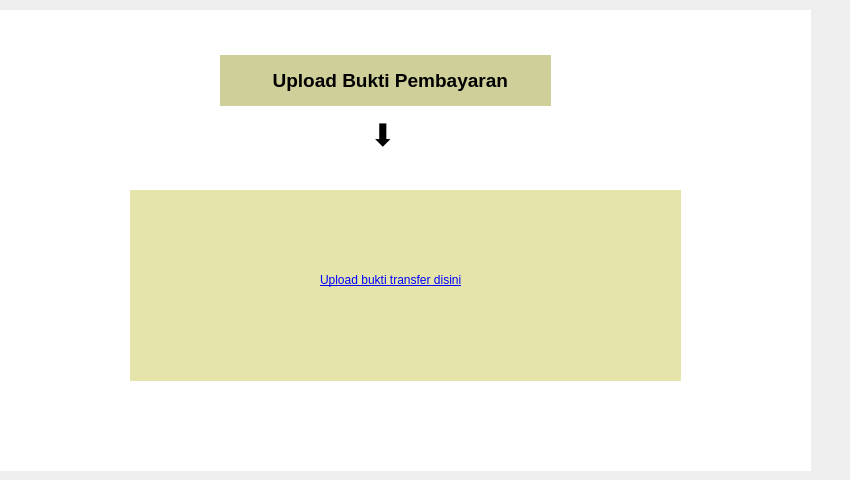
     <widget class="QWidget" name="tab">
      <attribute name="title">
       <string>Unggah Bukti</string>
      </attribute>
      <widget class="QLabel" name="label_31">
       <property name="geometry">
        <rect>
         <x>-30</x>
         <y>10</y>
         <width>841</width>
         <height>461</height>
        </rect>
       </property>
       <property name="styleSheet">
        <string notr="true">background-color: rgb(255, 255, 255);</string>
       </property>
       <property name="text">
        <string/>
       </property>
      </widget>
      <widget class="QLabel" name="label_32">
       <property name="geometry">
        <rect>
         <x>220</x>
         <y>55</y>
         <width>331</width>
         <height>51</height>
        </rect>
       </property>
       <property name="font">
        <font>
         <pointsize>14</pointsize>
         <weight>75</weight>
         <bold>true</bold>
        </font>
       </property>
       <property name="styleSheet">
        <string notr="true">background-color: rgb(207, 207, 154);</string>
       </property>
       <property name="text">
        <string>          Upload Bukti Pembayaran</string>
       </property>
      </widget>
      <widget class="QLabel" name="label_33">
       <property name="geometry">
        <rect>
         <x>130</x>
         <y>190</y>
         <width>551</width>
         <height>191</height>
        </rect>
       </property>
       <property name="styleSheet">
        <string notr="true">background-color: rgb(229, 229, 171);</string>
       </property>
       <property name="text">
        <string/>
       </property>
      </widget>
      <widget class="QLabel" name="label_34">
       <property name="geometry">
        <rect>
         <x>370</x>
         <y>120</y>
         <width>41</width>
         <height>31</height>
        </rect>
       </property>
       <property name="font">
        <font>
         <pointsize>23</pointsize>
        </font>
       </property>
       <property name="text">
        <string>⬇️</string>
       </property>
      </widget>
      <widget class="QLabel" name="label_35">
       <property name="geometry">
        <rect>
         <x>320</x>
         <y>260</y>
         <width>161</width>
         <height>41</height>
        </rect>
       </property>
       <property name="styleSheet">
        <string notr="true">color: rgb(0, 0, 255);</string>
       </property>
       <property name="text">
        <string>&lt;a href=&quot;#&quot;&gt;Upload bukti transfer disini&lt;/a&gt;</string>
       </property>
       <property name="textFormat">
        <enum>Qt::RichText</enum>
       </property>
      </widget>
     </widget>
